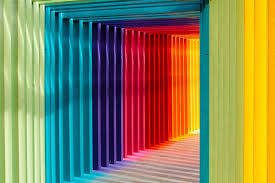
#> input picture image4.jpg, 275 x 183 px
$ python 'color detection.py'
#> lines starting #> are read from the running program, lines starting #| are printed output that depends on the picture
import pandas as pd
import cv2

img_path = 'image4.jpg'
csv_path = 'colors.csv'

index = ['color','color_name','hex','R','G','B']
df = pd.read_csv(csv_path, names=index, header=None)
#> (reads colors.csv from the repository)

img = cv2.imread(img_path)
#> img is the input picture: shape (183, 275, 3); mean B, G, R 90.6, 131, 134.3
img = cv2.resize(img,(700,400))
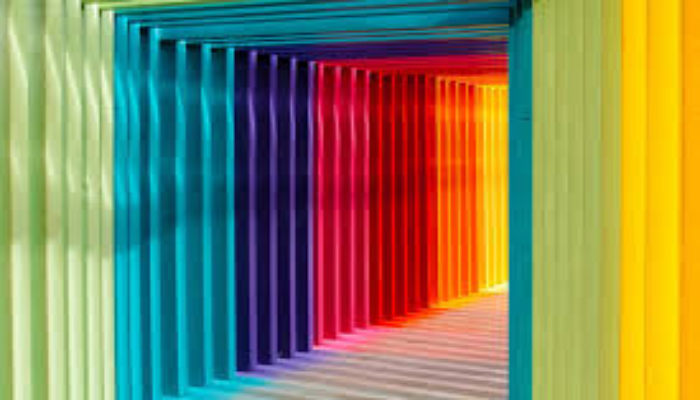
#> img: shape (400, 700, 3); mean B, G, R 90.5, 130.8, 134.2

clicked = False
r = g = b = xpos = ypos = 0

def get_color_name(R,B,G):
    minimum = 1000
    for i in range(len(df)):
        d = abs(R - int(df.loc[i,'R']))+ abs(G - int(df.loc[i,'G']))+ abs(B - int(df.loc[i,'B']))
        if d <= minimum:
            minimum = d
            cname = df.loc[i,'color_name']

    return cname

def draw_function(event,x,y,flages,params):
    if event == cv2.EVENT_LBUTTONDBLCLK:
        global clicked, r, g, b, xpos, ypos
        clicked = True
        xpos = x
        ypos = y
        b,g,r = img[y,x]
        b = int(b)
        g = int(g)
        r = int(r)

cv2.namedWindow('image')
cv2.setMouseCallback('image', draw_function)

while True:
    cv2.imshow('image',img)
    if clicked:
        cv2.rectangle(img,(20,20),(600,60),(b,g,r),-1)
        text = get_color_name(r,g,b,) + 'R=' + str(r) + ' G=' + str(g) + ' B=' + str(b)
        cv2.putText(img,text,(50,50),2,0.8,(255,255,255),2,cv2.LINE_AA)
        if r+g+b >= 600:
                    cv2.putText(img,text,(50,50),2,0.8,(255,255,255),2,cv2.LINE_AA)

    if cv2.waitKey(20) & 0xFF == 27:
#> (key Esc is pressed here)
        break
cv2.destroyAllWindows()
